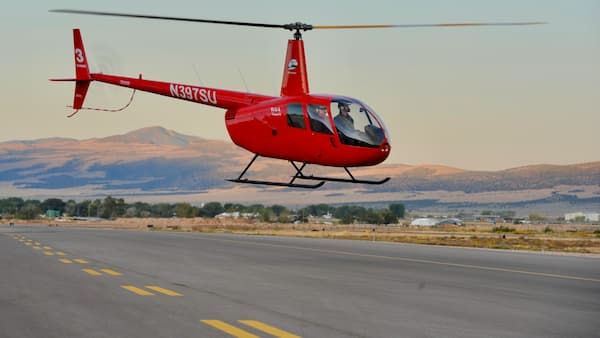
#> input picture gallery/helicopter.jpg, 600 x 338 px, found by its file name
$ python 03_rotating_images.py
#> lines starting #> are read from the running program, lines starting #| are printed output that depends on the picture
import cv2
import numpy as np

img = cv2.imread("gallery\helicopter.jpg", 0)
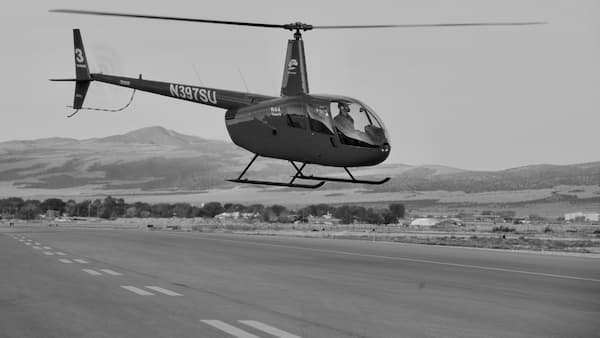
#> img: shape (338, 600); min 0, max 229, mean 140.5
row, col = img.shape
#> row = 338; col = 600

M = cv2.getRotationMatrix2D((col/2, row/2), 90, 1)
dst = cv2.warpAffine(img, M, (col, row))
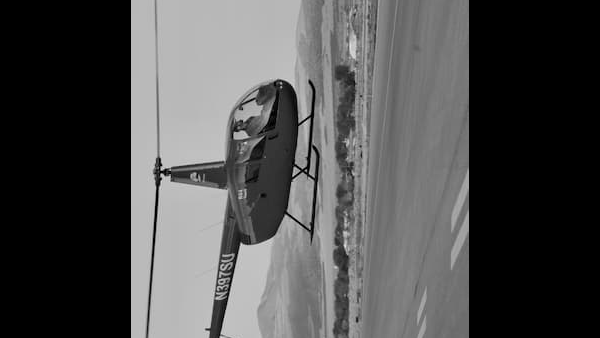
#> dst: shape (338, 600); min 0, max 229, mean 77.3

cv2.imshow("img", img)
cv2.imshow("dst", dst)
cv2.waitKey(0)
cv2.destroyAllWindows()

$ run again, with gallery/balls.jpg copied over gallery/helicopter.jpg
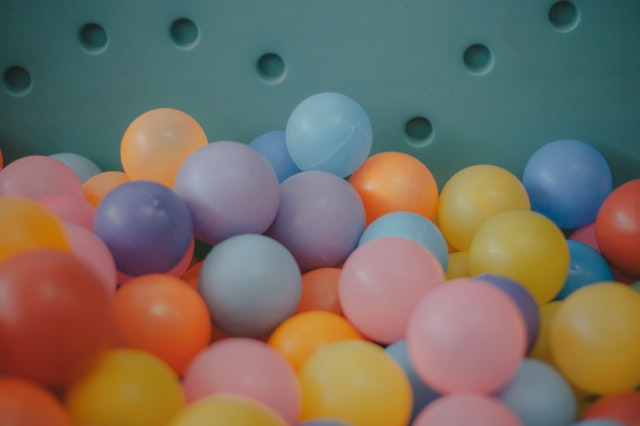
#> input picture gallery/balls.jpg, 640 x 426 px, found by its file name
#> `img = cv2.imread("gallery\helicopter.jpg", 0)`:
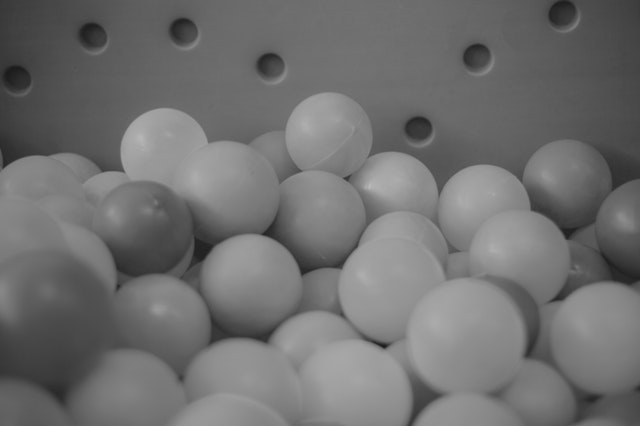
#> img: shape (426, 640); min 26, max 185, mean 111.6
#> `dst = cv2.warpAffine(img, M, (col, row))`:
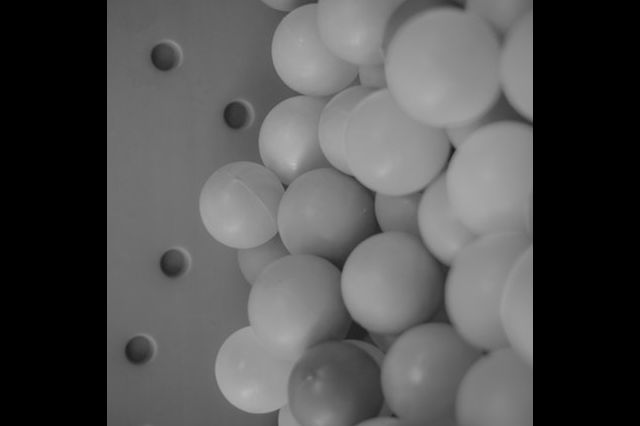
#> dst: shape (426, 640); min 0, max 185, mean 80.5
